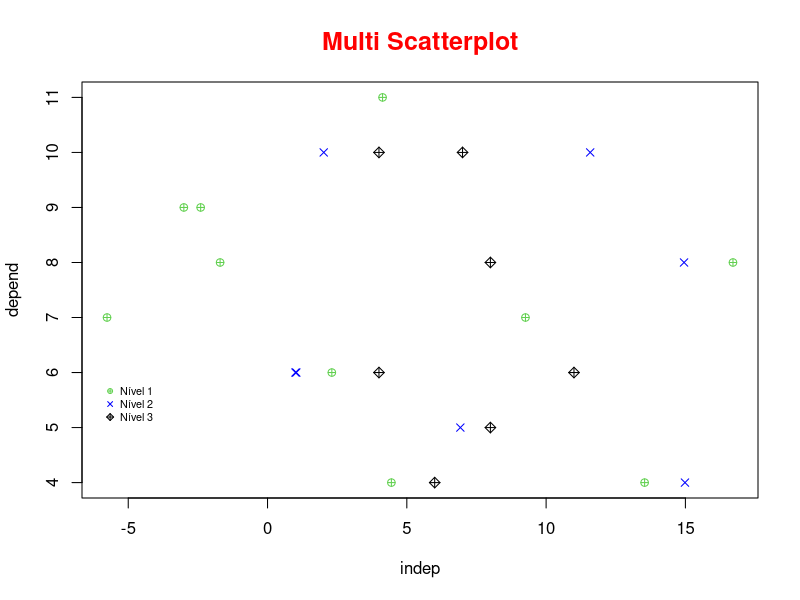

Write the R code that produced this figure.
# Scatterplots

# Obs: Caso tenha problemas com a acentuação, consulte este link:
# https://support.rstudio.com/hc/en-us/articles/200532197-Character-Encoding

# Configurando o diretório de trabalho
# Coloque entre aspas o diretório de trabalho que você está usando no seu computador
# Não use diretórios com espaço no nome
setwd("/home/hebert/Documentos/DataScienceAcademy/ReMSAzureMachine/RFundamentos/Parte2")
getwd()

# Define os dados
set.seed(67)
x = rnorm(10,5,7)
y = rpois(10,7)
z = rnorm(10,6,7)
t = rpois(10,9)


# Cria o Plot
plot(x, y, col = 123, pch = 10, main = "Multi Scatterplot",
     col.main = "red", cex.main = 1.5, xlab = "indep",
     ylab = "depend")

# Adiciona outros dados
points(z, t, col = "blue", pch = 4)

# Adiciona outros dados
points(y, t, col = 777, pch = 9)

# Cria legenda
legend(-6,5.9, legend = c("Nível 1", "Nível 2", "Nível 3"),
       col = c(123, "blue", 777), pch = c(10,4,9),
       cex = 0.65, bty = "n")




